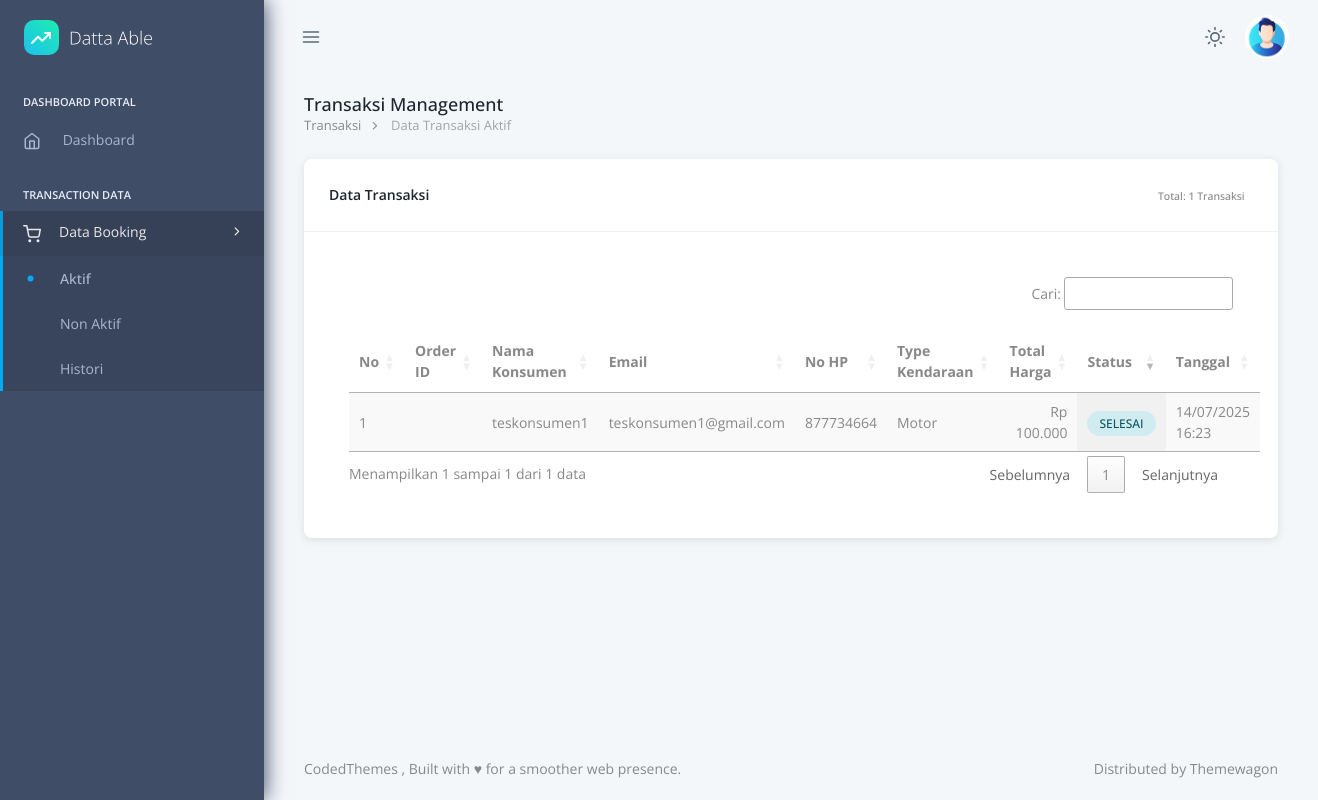
/dashboard/kasir/aktif.php, run on an earlier commit of the app's database.
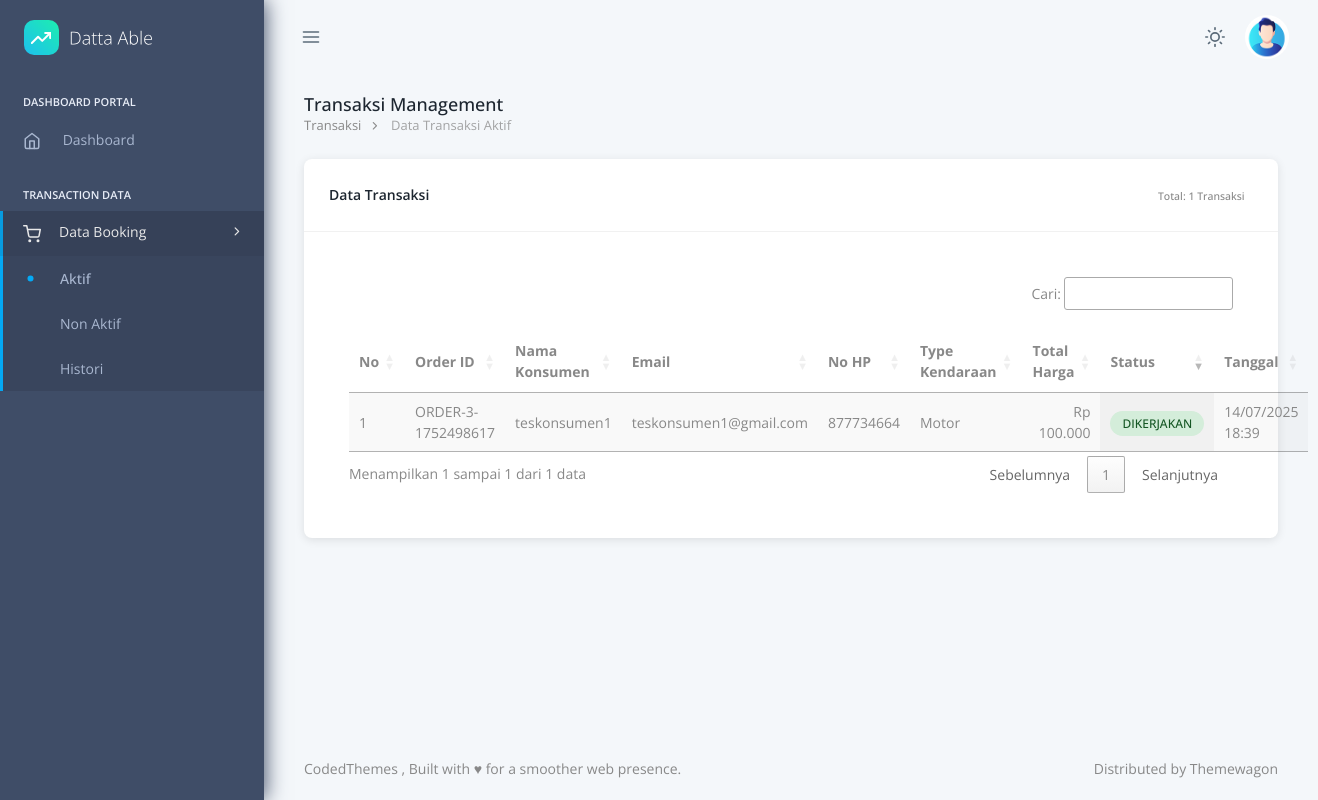
And on a later commit of the database.
### tables this page shows
CREATE TABLE `tb_transaksi` (
  `id_transaksi` bigint(11) NOT NULL,
  `id_user` bigint(11) NOT NULL,
  `type_kendaraan` varchar(255) NOT NULL,
  `total_harga` decimal(10,2) DEFAULT NULL,
  `status_pembayaran` enum('pending','paid','failed','cancelled','menunggu','dikerjakan','selesai') NOT NULL,
  `order_id` varchar(100) DEFAULT NULL,
  `snap_token` text DEFAULT NULL,
  `created_at` datetime DEFAULT NULL,
  `updated_at` datetime DEFAULT NULL
);

CREATE TABLE `tb_user` (
  `id_user` bigint(11) NOT NULL,
  `nama` varchar(255) NOT NULL,
  `nohp` int(20) NOT NULL,
  `email` varchar(255) NOT NULL,
  `password` varchar(255) NOT NULL,
  `role` enum('administrator','kasir','mekanik','konsumen') NOT NULL,
  `photo_profile` text DEFAULT NULL,
  `created_at` datetime DEFAULT NULL,
  `updated_at` datetime DEFAULT NULL
);

### dashboard/kasir/aktif.php (the view, shortened to what this page needs)
<?php
include '../../db/koneksi.php';
$stmt = $pdo->prepare("SELECT t.*, u.nama, u.email, u.nohp FROM tb_transaksi t JOIN tb_user u ON t.id_user = u.id_user WHERE t.status_pembayaran IN ('menunggu', 'dikerjakan', 'selesai', 'pending') ORDER BY t.created_at DESC");
$stmt->execute();
$transaksi = $stmt->fetchAll();
?>
<!doctype html>
<html lang="en" data-pc-preset="preset-1" data-pc-sidebar-caption="true" data-pc-direction="ltr" dir="ltr" data-pc-theme="light">
<head>
    <link rel="stylesheet" href="../../assets/fonts/phosphor/duotone/style.css" />
    <link rel="stylesheet" href="../../assets/fonts/tabler-icons.min.css" />
    <link rel="stylesheet" href="../../assets/fonts/feather.css" />
    <link rel="stylesheet" href="../../assets/fonts/fontawesome.css" />
    <link rel="stylesheet" href="../../assets/fonts/material.css" />
    <link rel="stylesheet" href="../../assets/css/style.css" id="main-style-link" />
    <link rel="stylesheet" href="https://cdn.datatables.net/1.13.7/css/jquery.dataTables.min.css">
    <link rel="stylesheet" href="https://cdn.datatables.net/buttons/2.4.2/css/buttons.dataTables.min.css">
    <link rel="stylesheet" href="https://cdn.jsdelivr.net/npm/sweetalert2@11/dist/sweetalert2.min.css">
</head>
<body>
    <?php include '_component/sidebar.php'; ?>
    <?php include '_component/header.php'; ?>
    <div class="pc-container">
        <div class="pc-content">
            <div class="page-header">
                <div class="page-block">
                    <div class="page-header-title">
                        <h5 class="mb-0 font-medium">Transaksi Management</h5>
                    </div>
                    <ul class="breadcrumb">
                        <li class="breadcrumb-item" aria-current="page">Transaksi</li>
                        <li class="breadcrumb-item"><a href="aktif.php">Data Transaksi Aktif</a></li>
                    </ul>
                </div>
            </div>
            <div class="grid grid-cols-12 gap-x-6">
                <div class="col-span-12">
                    <div class="card">
                        <div class="card-header">
                            <h5 class="card-title">Data Transaksi</h5>
                            <div class="card-header-right">
                                <span class="badge bg-info">Total: <?= count($transaksi) ?> Transaksi</span>
                            </div>
                        </div>
                        <div class="card-body">
                            <table id="transaksiTable" class="display" style="width:100%">
                                <thead>
                                    <tr>
                                        <th>No</th>
                                        <th>Order ID</th>
                                        <th>Nama Konsumen</th>
                                        <th>Email</th>
                                        <th>No HP</th>
                                        <th>Type Kendaraan</th>
                                        <th>Total Harga</th>
                                        <th>Status</th>
                                        <th>Tanggal</th>
                                    </tr>
                                </thead>
                                <tbody>
                                    <?php foreach ($transaksi as $index => $item): ?>
                                        <tr>
                                            <td><?= $index + 1 ?></td>
                                            <td><?= htmlspecialchars($item['order_id']) ?></td>
                                            <td><?= htmlspecialchars($item['nama']) ?></td>
                                            <td><?= htmlspecialchars($item['email']) ?></td>
                                            <td><?= htmlspecialchars($item['nohp']) ?></td>
                                            <td><?= htmlspecialchars($item['type_kendaraan']) ?></td>
                                            <td>Rp <?= number_format($item['total_harga'], 0, ',', '.') ?></td>
                                            <td>
                                                <span class="status-badge status-<?= $item['status_pembayaran'] ?>">
                                                    <?= ucfirst($item['status_pembayaran']) ?>
                                                </span>
                                            </td>
                                            <td><?= date('d/m/Y H:i', strtotime($item['created_at'])) ?></td>
                                        </tr>
                                    <?php endforeach; ?>
                                </tbody>
                            </table>
                        </div>
                    </div>
                </div>
            </div>
        </div>
    </div>
    <?php include '_component/footer.php'; ?>
</body>
</html>

What changed in the data, as far as the page shows it:
removed tb_transaksi: id_user.nama "teskonsumen1", id_user.email "teskonsumen1@gmail.com", id_user.nohp "877734664", type_kendaraan "Motor", total_harga "100.000", status_pembayaran "SELESAI", created_at "14/07/2025 16:23"
added tb_transaksi: order "ORDER-3-1752498617", id_user.nama "teskonsumen1", id_user.email "teskonsumen1@gmail.com", id_user.nohp "877734664", type_kendaraan "Motor", total_harga "100.000", status_pembayaran "DIKERJAKAN", created_at "14/07/2025 18:39"
